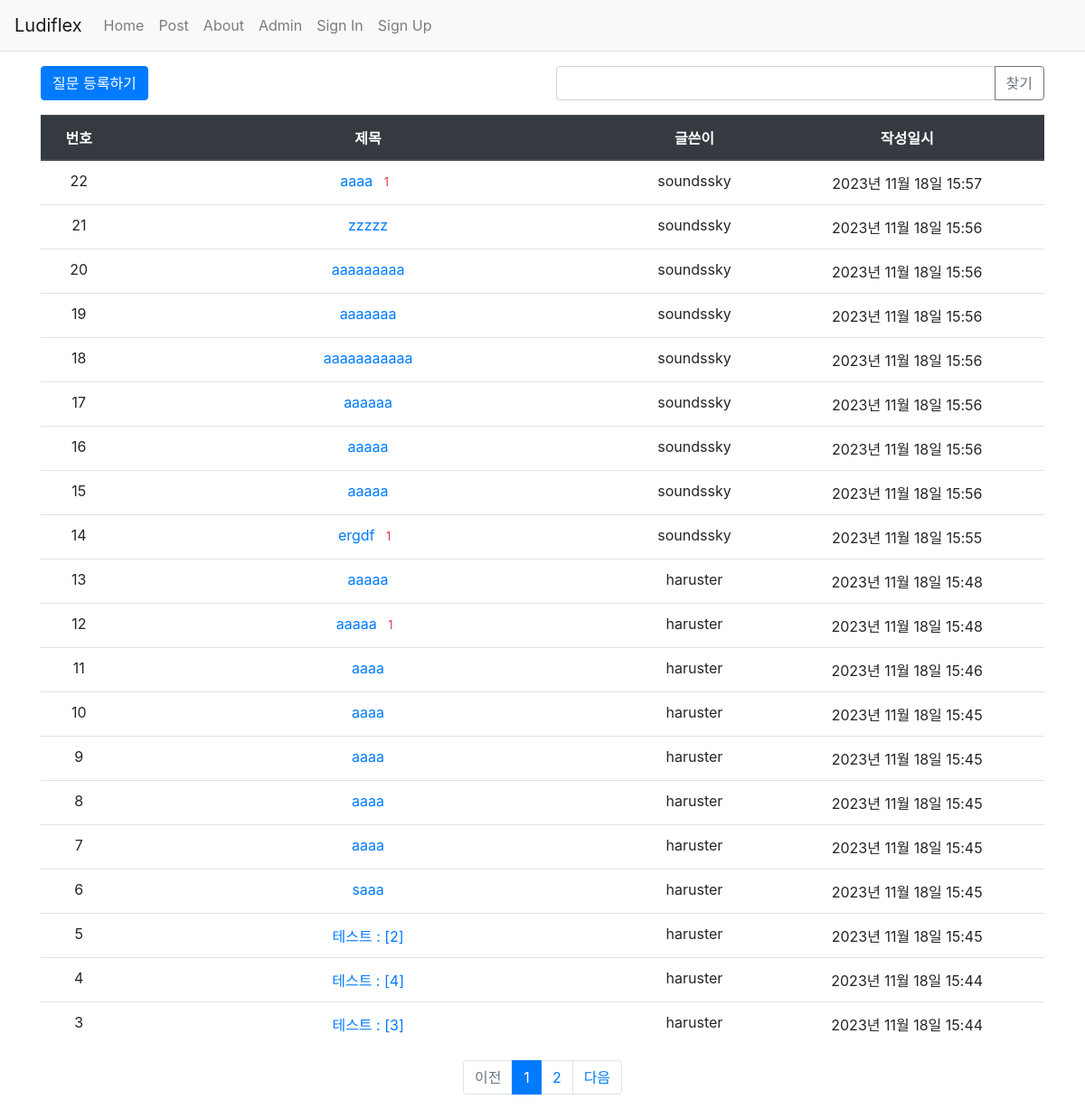
The app's page /question/post/, older data.
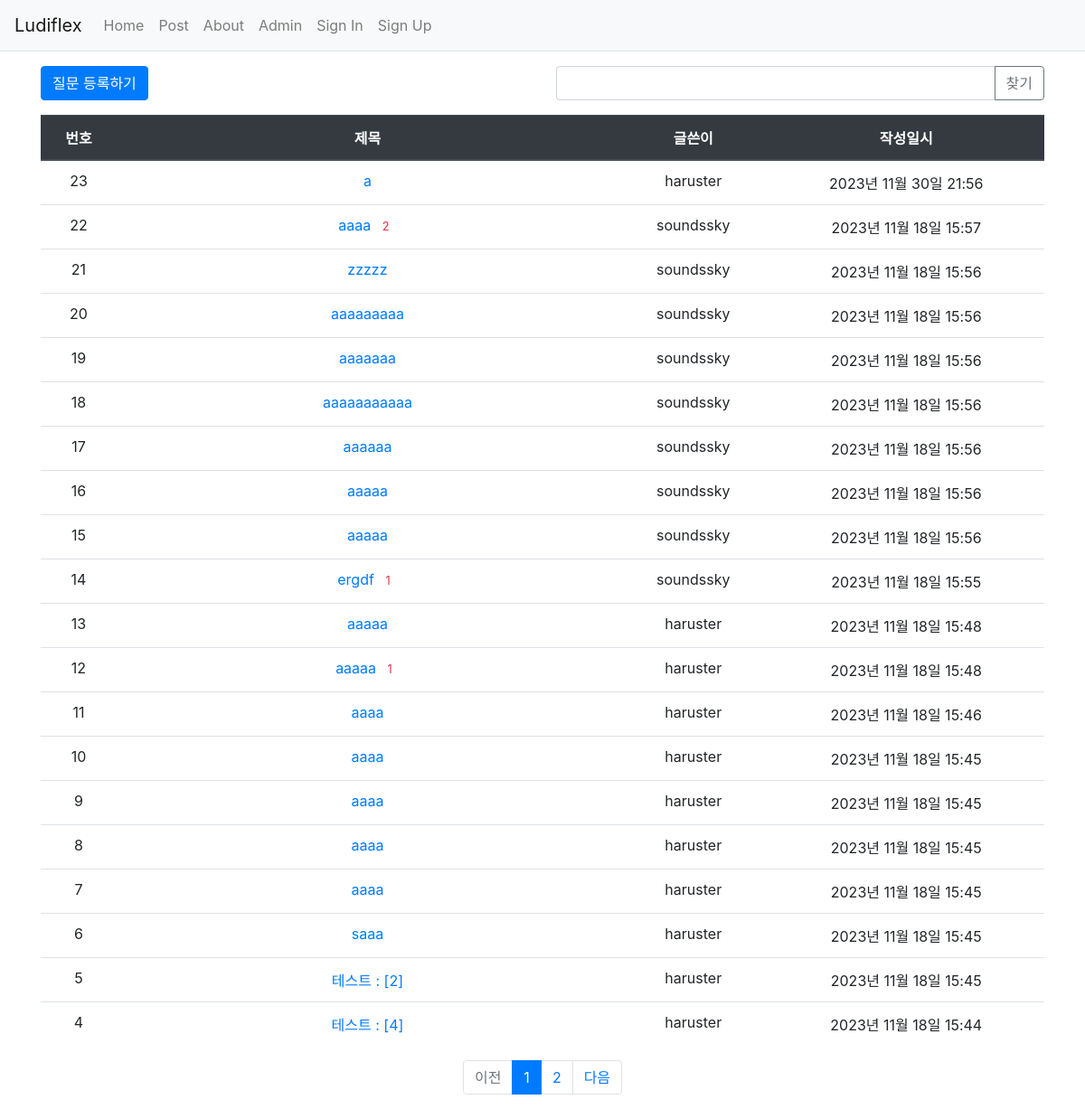
The same page, newer data.
### src/models.py (models this page shows)
class Question(db.Model): # 질문 모델
    id = db.Column(db.Integer, primary_key=True)
    subject = db.Column(db.String(200), nullable=False)
    content = db.Column(db.Text(), nullable=False)
    create_date = db.Column(db.DateTime(), nullable=False)
    voter = db.relationship('User', secondary=question_voter, backref=db.backref('question_voter_set'))
    user_id = db.Column(db.Integer, db.ForeignKey('user.id', ondelete='CASCADE'), nullable=False)
    user = db.relationship('User', backref=db.backref('question_set'))
    modify_date = db.Column(db.DateTime(), nullable=True)

class User(db.Model):
    id = db.Column(db.Integer, primary_key=True)
    username = db.Column(db.String(150), unique=True, nullable=False)
    password = db.Column(db.String(200), nullable=False)
    email = db.Column(db.String(120), unique=True, nullable=False)

### views/question_views.py (the view)
@bp.route('/post/')
def post():
    page = request.args.get('page', type=int, default=1)  # 페이지
    question_list = Question.query.order_by(Question.create_date.desc())
    question_list = question_list.paginate(page=page, per_page=20)
    return render_template('question/question_list.html', question_list=question_list)

### src/filter.py (called while the page is built)
def format_datetime(value, fmt='%Y년 %m월 %d일 %H:%M'):
    return value.strftime(fmt)

### views/auth_views.py (called while the page is built)
@bp.before_app_request
def load_logged_in_user():
    user_id = session.get('user_id')
    if user_id is None:
        g.user = None
    else:
        g.user = User.query.get(user_id)

### templates/question/question_list.html (shortened to what this page needs)
<link rel="stylesheet" href="{{ url_for('static', filename='css/bootstrap.min.css') }}">
{% extends 'base.html' %}
{% block content %}
<div class="container my-2">
    <div class="row my-3">
            <div class="col-6">
                <a href="{{ url_for('question.create') }}" class="btn btn-primary">질문 등록하기</a>
            </div>
            <div class="col-6">
                <div class="input-group">
                    <input type="text" id="search_kw" class="form-control" value="{{ kw or '' }}">
                    <div class="input-group-append">
                        <button class="btn btn-outline-secondary" type="button" id="btn_search">찾기</button>
                    </div>
                </div>
            </div>
        </div>
    <table class="table">
        <thead>
            <tr class="text-center thead-dark">
                <th>번호</th>
                <th style="width:50%">제목</th>
                <th>글쓴이</th>
                <th>작성일시</th>
            </tr>
        </thead>
        <tbody>
            {% if question_list %}
            {% for question in question_list.items %}
            <tr class="text-center">
                <td>{{ question_list.total - ((question_list.page-1) * question_list.per_page) - loop.index0 }}</td>
                <td class="text-start">
                    <a href="{{ url_for('question.detail', question_id=question.id) }}">{{ question.subject }}</a>
                    {% if question.answer_set|length > 0 %}
                    <span class="text-danger small mx-2">{{ question.answer_set|length }}</span>
                    {% endif %}
                </td>
                <td>{{ question.user.username }}</td>
                <td>{{ question.create_date|datetime }}</td>
            </tr>
            {% endfor %}
            {% else %}
            <tr>
                {% endif %}
        </tbody>
    </table>
    <ul class="pagination justify-content-center">
        {% if question_list.has_prev %}
        <li class="page-item">
            <a class="page-link" href="?page={{ question_list.prev_num }}">이전</a>
        </li>
        {% else %}
        <li class="page-item disabled">
            <a class="page-link" tabindex="-1" aria-disabled="true" href="javascript:void(0)">이전</a>
        </li>
        {% endif %}
        {% for page_num in question_list.iter_pages() %}
        {% if page_num %}
        {% if page_num != question_list.page %}
        <li class="page-item">
            <a class="page-link" href="?page={{ page_num }}">{{ page_num }}</a>
        </li>
        {% else %}
        <li class="page-item active" aria-current="page">
            <a class="page-link" href="javascript:void(0)">{{ page_num }}</a>
        </li>
        {% endif %}
        {% else %}
        <li class="disabled">
            <a class="page-link" href="javascript:void(0)">...</a>
        </li>
        {% endif %}
        {% endfor %}
        {% if question_list.has_next %}
        <li class="page-item">
            <a class="page-link" href="?page={{ question_list.next_num }}">다음</a>
        </li>
        {% else %}
        <li class="page-item disabled">
            <a class="page-link" tabindex="-1" aria-disabled="true" href="javascript:void(0)">다음</a>
        </li>
        {% endif %}
    </ul>
</div>
{% endblock %}

### templates/base.html (shortened to what this page needs)
<!DOCTYPE html>
<html lang="en">
<head>
    <link rel="stylesheet" href="{{ url_for('static', filename='css/bootstrap.min.css') }}">
</head>
<body>
    <nav class="navbar navbar-expand-lg navbar-light bg-light border-bottom">
        <a class="navbar-brand" href="{{ url_for('main.index') }}">Ludiflex</a>
        <div class="collapse navbar-collapse flex-grow-0" id="navbarNav">
            {% if g.user %}
            <ul class="navbar-nav">
                <li class="nav-item ">
                    <a class="nav-link" href="{{ url_for('auth.logout') }}">{{ g.user.username }} (로그아웃)</a>
                </li>
            </ul>
            {% else %}
            <ul class="navbar-nav">
                <li class="nav-item">
                    <a class="nav-link" href="/">Home</a>
                </li>
                <li class="nav-item">
                    <a class="nav-link" href="{{ url_for('question.post') }}">Post</a>
                </li>
                <li class="nav-item">
                    <a class="nav-link" href="/about">About</a>
                </li>
                <li class="nav-item">
                    <a class="nav-link" href="/admin">Admin</a>
                </li>
                <li class="nav-item">
                    <a class="nav-link" href="{{ url_for('auth.login') }}">Sign In</a>
                </li>
                <li class="nav-item">
                    <a class="nav-link" href="{{ url_for('auth.signup') }}">Sign Up</a>
                </li>
            </ul>
            {% endif %}
        </div>
    </nav>
    {% block content %}
    {% endblock %}
</body>
</html>

Row changes from the older to the newer data that the page shows:
no longer on this page (row unchanged): Question: id "3", subject "테스트 : [3]", user.username "haruster", create_date "2023년 11월 18일 15:44"
added Question: total "23", subject "a", user.username "haruster", create_date "2023년 11월 30일 21:56"
computed for Question (number 2 of 20 on the later page): answer_set|length "1" → "2"
